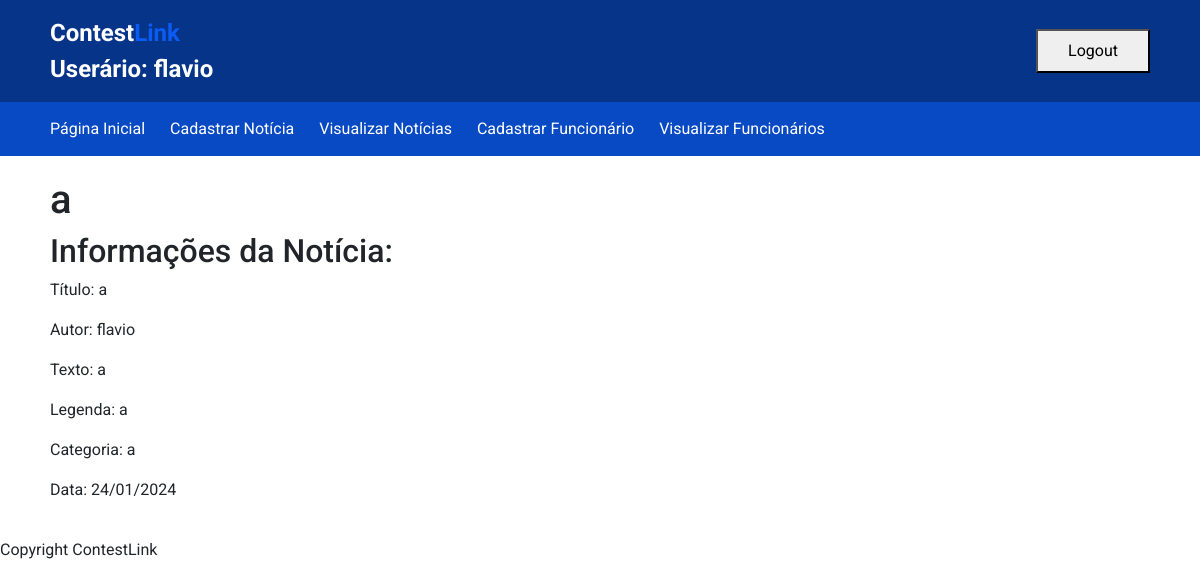
Page /noticias/noticias/39/ (signed in) on the committed database.
### autenticacao/models.py (models this page shows)
class Noticia(models.Model):
    titulo = models.CharField(max_length=100)
    autor = models.CharField(max_length=100)
    texto = models.TextField()
    legenda = models.CharField(max_length=100)
    categoria = models.CharField(max_length=100)
    data_e_hora = models.DateTimeField()
    id_funcionario = models.ForeignKey(get_user_model(), on_delete=models.SET_NULL, null=True)

### autenticacao/views.py (the view)
# urls.py: path('noticias/<int:id>/', views.display_noticias, name="noticias_id"),
@login_required
def display_noticias(request, id=None):
    if id:
        noticias_id = Noticia.objects.get(id=id)
    else:
        noticias_id = ""
    return render(request, 'noticias/noticias_id.html', {"noticias_id": noticias_id})

### autenticacao/templates/noticias/noticias_id.html (shortened to what this page needs)
{% extends 'base.html' %}
{% load static %}
{% block 'head' %}
    <link rel="stylesheet" href="{% static 'css/cadastro.css'%}">
{% endblock %}
{% block 'content' %}
    <div class="title-container">
        <h1>{{noticias_id.titulo}}</h1>
    </div>
    <div class="info-container">
        <h2>Informações da Notícia:</h2>
        <p>Título: {{noticias_id.titulo}}</p>
        <p>Autor: {{noticias_id.autor}}</p>
        <p>Texto: {{noticias_id.texto}}</p>
        <p>Legenda: {{noticias_id.legenda}}</p>
        <p>Categoria: {{noticias_id.categoria}}</p>
        <p>Data: {{noticias_id.data_e_hora | date:"d/m/Y"}}</p>
    </div>
{% endblock %}

### templates/partials/header.html (shortened to what this page needs)
<header>
    <div class="header-container">
        <div class="logo-container">
            <p>Contest<span>Link</span></p>
            <p>Userário: {{ user.username }}</p>
        </div>
        <div class="buttons-container">
            {% if user.is_authenticated%}
            <form method="post" action="{% url 'logout' %}">
                <button type="submit">Logout</button>
            </form>
            {% else %}
                <button class="main-btn"><a href="/accounts/login">Fazer Login</a></button>
            {% endif %}
        </div>
    </div>
</header>
<nav>
        <lu>
            <li><a href="{%url 'dashboard'%}">Página Inicial</a></li>
            <li><a href="{% url 'cadastrarnoticia'%}">Cadastrar Notícia</a></li>
            <li><a href="{%url 'noticias'%}">Visualizar Notícias</a></li>
            <li><a href="{%url 'cadastrarfuncionario'%}">Cadastrar Funcionário</a></li>
            <li><a href="{%url 'funcionarios'%}">Visualizar Funcionários</a></li>
        </lu>
</nav>

### templates/static/css/base.css (style rules this page uses)
* { margin: 0; padding: 0; font-family: 'Roboto', sans-serif; list-style: none; text-decoration: none; }
:root { --dark-blue: #063489; --regular-blue: #0B5CF4; --alternative-blue: #084AC4; --white: #fff; --black: #181818; --grey: #D9D9D9; --dark-grey: #7A7A7A; }
a { text-decoration: none; color: inherit; cursor: pointer; }
header { padding: 15px 50px; background-color: var(--dark-blue); }
.header-container { display: flex; flex-direction: row; align-items: center; }
.header-container p { font-size: 24px; font-weight: 700; color: var(--white); }
.logo-container p { margin: 0px; }
.header-container span { color: var(--regular-blue); }
.header-container button { padding: 8px 30px; }
.logo-container { flex-grow: 1; }
.buttons-container { display: flex; justify-content: end; flex-grow: 4; }
nav { padding: 15px 50px; background-color: var(--alternative-blue); display: flex; flex-direction: row; align-items: center; }
nav { flex-grow: 1; }
nav lu { display: flex; flex-direction: row; align-items: center; }
nav li a { color: #fff; margin-right: 25px; transition: 0.5s; }

### rows in the picture
Noticia: titulo "a", autor "flavio", texto "a", legenda "a", categoria "a", data_e_hora "24/01/2024"

### other values in the picture
{{ user.username }} "flavio"
